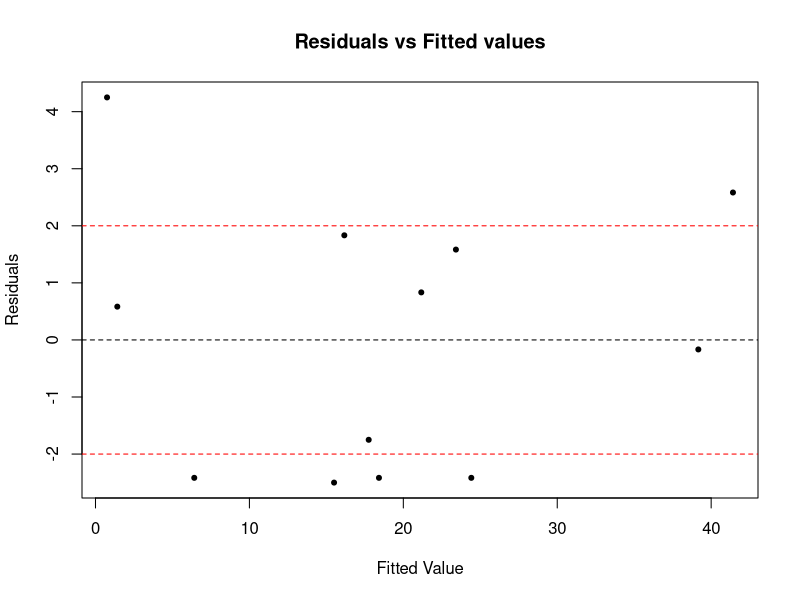
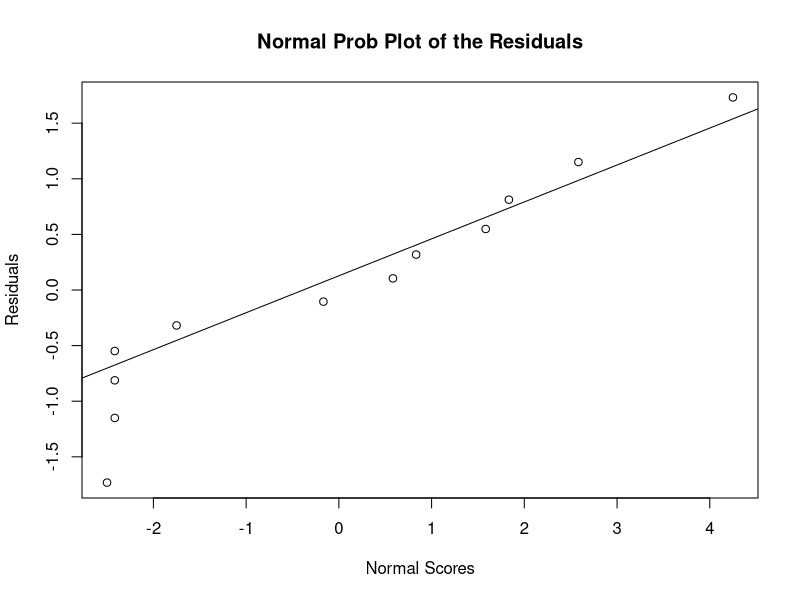
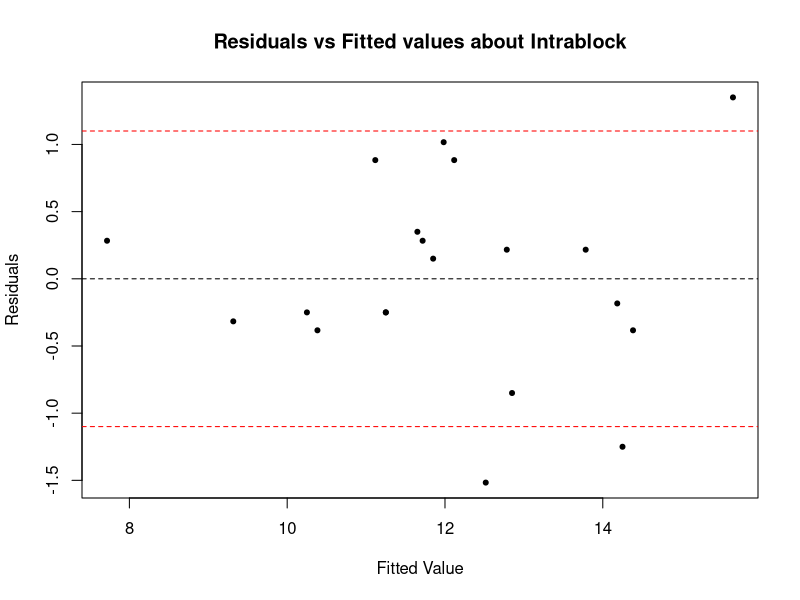
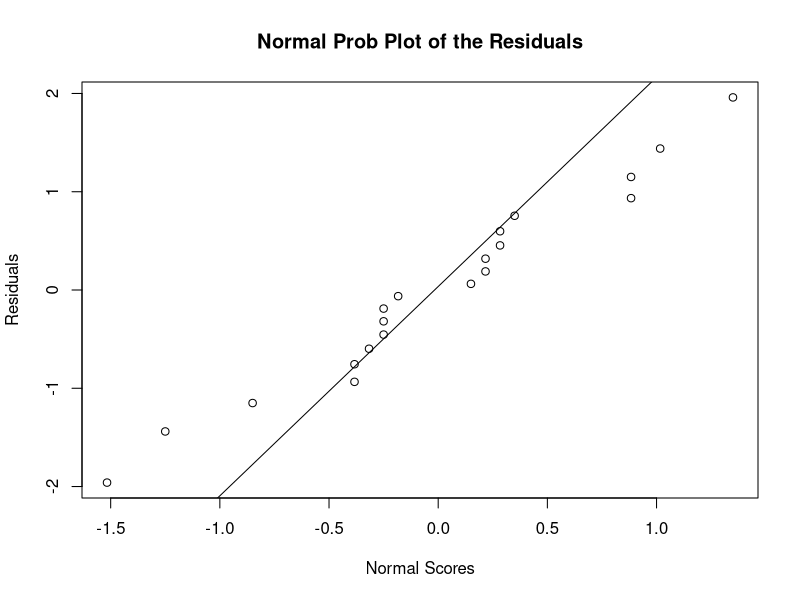

Reproduce these figures in R, in order.
## ---- chunk 1
a <- c(1,2,3,4,1,2,3,4,1,2,3,4)
b <- c(1,1,1,1,2,2,2,2,3,3,3,3)
c <- c(13,22,18,39,16,25,16,44,5,4,2,22)
data <- cbind(a,b,c)
colnames(data) <- c('Day','Treatment','observations')
data <- as.data.frame(data)
data
data$Treatment <- as.factor(data$Treatment)
data$Day <- as.factor(data$Day)
rcbd.aov <- aov(observations~Treatment+Day,data=data)
summary(rcbd.aov)



## ---- chunk 2
residuals <- resid(rcbd.aov)
Fitted <- fitted(rcbd.aov)
plot(Fitted, residuals, xlab="Fitted Value", ylab= "Residuals", pch=20, main="Residuals vs Fitted values")
abline(0,0,lty=2)
abline(2,0,lty=2,col='red')
abline(-2,0,lty=2,col='red')

qqnorm(residuals,datax=T,ylab="Normal Scores", xlab="Residuals", main="Normal Prob Plot of the Residuals")
qqline(residuals,datax=T)

## ---- chunk 3
ss_y_dotdot <- 13^2 + 22^2 + 18^2 + 39^2 +16^2+ 25^2 +16^2 + 44^2 +5^2 +4^2 +2^2 + 22^2
 N <- 12
 a <- 3
 b <- 4
ss_y_i_dot <- 92^2+ 101^2 + 33^2 
ss_y_j_dot <- 34^2 + 51^2 + 36^2 + 105^2
y_dotdot <- 13+22+18+39+16+25+16+44+5+4+2+22


SST <- ss_y_dotdot - (y_dotdot^2/N)
SStrt <- ss_y_i_dot/b - (y_dotdot^2/N)
SSB <- ss_y_j_dot/a - (y_dotdot^2/N)
SSE <- SST - SStrt - SSB

SST ; SStrt ; SSB ; SSE

MStrt <- SStrt/(a-1)
MSB <- SSB/(b-1)
MSE <- SSE/((a-1)*(b-1))

MStrt ; MSB ; MSE

Ftest_about_treatment <- MStrt/MSE
Ftest_about_block <- MSB/MSE

Ftest_about_treatment ; Ftest_about_block

pvalue_for_trt <- pf(Ftest_about_treatment,a-1,(a-1)*(b-1),lower.tail=F)
pvalue_for_block <- pf(Ftest_about_block,b-1,(a-1)*(b-1),lower.tail=F)
pvalue_for_trt ; pvalue_for_block

## ---- chunk 4
a <- c(1,1,1,1,2,2,2,2,3,3,3,3,4,4,4,4,5,5,5,5)
b <- c(2,3,4,5,1,2,4,5,1,3,4,5,1,2,3,4,1,2,3,5)
c <- c(17,14,13,12,14,14,13,10,12,13,12,9,13,11,11,12,11,12,10,8)
data2 <- cbind(a,b,c)
colnames(data2) <- c("Trt","Block","Observations")
data2 <- as.data.frame(data2)
head(data2)
data2$Trt <- as.factor(data2$Trt)
data2$Block <- as.factor(data2$Block)

## ---- chunk 5
residuals2 <- resid(lm(Observations ~ Block + Trt, data2))
Fitted2 <- fitted(lm(Observations ~ Block + Trt, data2))
plot(Fitted2, residuals2, xlab="Fitted Value", ylab= "Residuals", pch=20, main="Residuals vs Fitted values about Intrablock")
abline(0,0,lty=2)
abline(1.1,0,lty=2,col='red')
abline(-1.1,0,lty=2,col='red')

qqnorm(residuals2,datax=T,ylab="Normal Scores", xlab="Residuals", main="Normal Prob Plot of the Residuals")
qqline(residuals2,datax=T)

## ---- chunk 6
BIBD_Intrablock <- anova(lm(Observations ~ Block + Trt, data2))
BIBD_Intrablock
## ---- chunk 7
SST <- (17^2+ 14^2 + 13^2 + 12^2 + 14^2 + 14^2 + 13^2 + 10^2 + 12^2 +13^2+ 12^2+ 9^2 + 13^2+ 11^2 + 11^2 + 12^2 + 11^2 +12^2 + 10^2 + 8^2) - ((241)^2/20)
SST

a=5
b=5
N=20
SS_trtadj <- (4*(8.25^2+2.75^2+(-0.75)^2+(-3.5)^2 + (-6.75)^2))/(3*5)
SS_trtadj

SSB <- (50^2+54^2+48^2+50^2+39^2)/4 - ((241^2)/20)
MSB <- SSB/(b-1)
MSTrtadj <- SS_trtadj/(a-1)
SSE <- SST - SSB - SS_trtadj
MSE <- SSE/(N-a-b+1)
MSB ; MSTrtadj
SSB; SSE ; MSE
F_trtadj <- MSTrtadj/MSE
F_block  <- MSB/MSE
F_trtadj; F_block

pvalue_for_trtadj <- pf(F_trtadj,a-1,N-a-b+1,lower.tail=F)
pvalue_for_blo <- pf(F_block,b-1,N-a-b+1,lower.tail=F)
pvalue_for_trtadj
pvalue_for_blo
## ---- chunk 8
BIBD_Interblock <- anova(lm(Observations ~ Trt + Block, data2))
BIBD_Interblock
## ---- chunk 9
N=20
a=5
b=5
r=4
k=4
lambda=3
SSB_adj <- (4*(3.75^2+5.25^2+0.5^2+(-9.5)^2))/(3*5)
SSB_adj
SStrt <- (56^2+51^2+46^2+47^2+41^2)/4 - ((241^2)/N)
SStrt
SST

MStrt <- SStrt/(b-1)
MSBadj <- SSB_adj/(a-1)
MStrt ; MSBadj ; MSE

F_blockadj <- MStrt/MSE
F_trt  <- MSBadj/MSE
F_blockadj; F_trt

pvalue_for_trt <- pf(F_trt,a-1,N-a-b+1,lower.tail=F)
pvalue_for_bloadj <- pf(F_blockadj,b-1,N-a-b+1,lower.tail=F)
pvalue_for_trt
pvalue_for_bloadj

